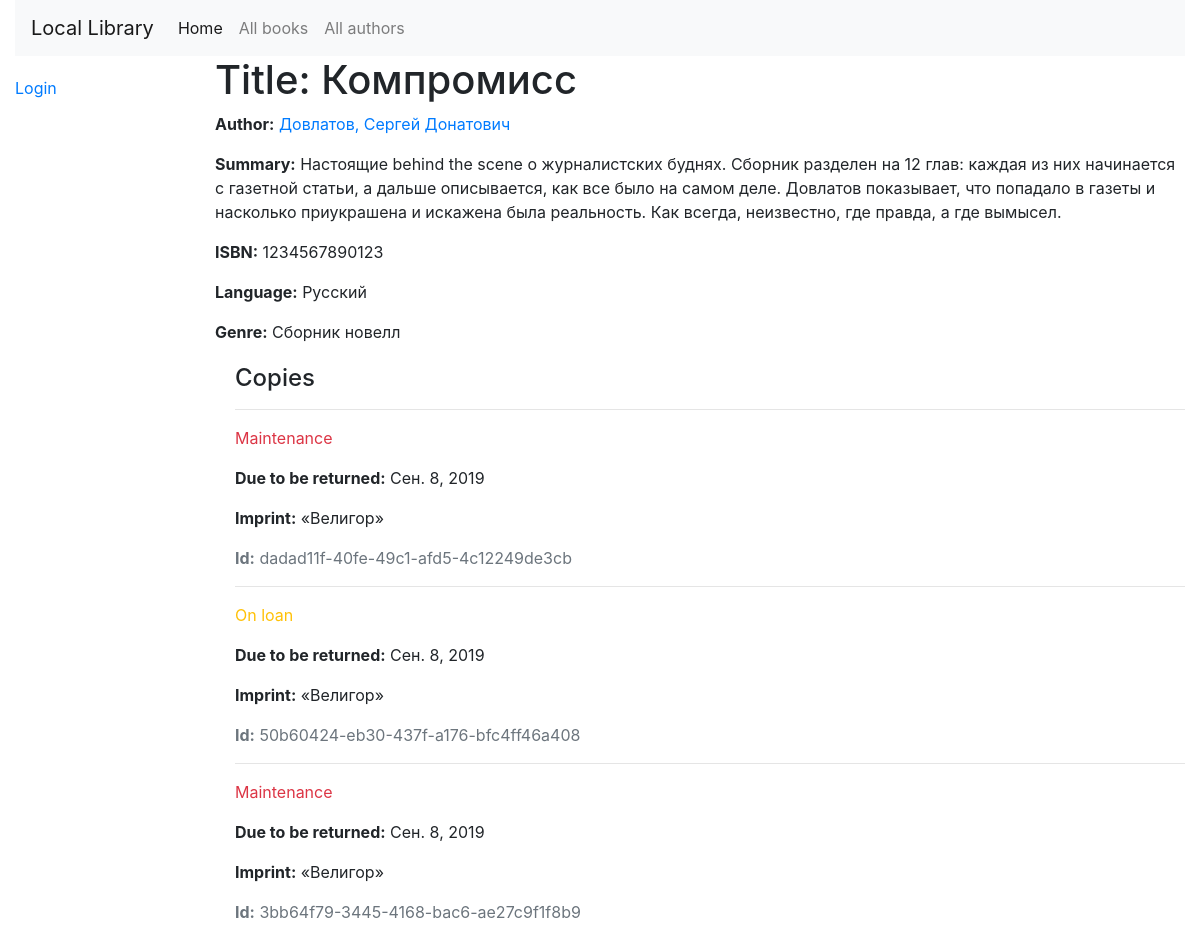
/catalog/book/1, run on the app's committed database.
### catalog/models.py (models this page shows, shortened)
class Book(models.Model):
    title = models.CharField(max_length=200)
    author = models.ForeignKey('Author', on_delete=models.SET_NULL, null=True)
    summary = models.TextField(max_length=1000, help_text="Enter a brief description of the book")
    isbn = models.CharField('ISBN', max_length=13,
                            help_text='13 Character <a href="https://www.isbn-international.org/content/what-isbn'
                                      '">ISBN number</a>')
    genre = models.ManyToManyField(Genre, help_text="Select a genre for this book")
    language = models.ForeignKey('Language', on_delete=models.SET_NULL, null=True)
    def display_genre(self):
        """Creates a string for the Genre. This is required to display genre in Admin."""
        return ', '.join([genre.name for genre in self.genre.all()[:3]])
    display_genre.short_description = 'Genre'

class Author(models.Model):
    first_name = models.CharField(max_length=100)
    last_name = models.CharField(max_length=100)
    date_of_birth = models.DateField(null=True, blank=True)
    date_of_death = models.DateField('died', null=True, blank=True)
    class Meta:
        ordering = ['last_name', 'first_name']
    def __str__(self):
        return '{0}, {1}'.format(self.last_name, self.first_name)

class Language(models.Model):
    name = models.CharField(max_length=200,
                            help_text="Enter the book's natural language (e.g. English, French, Japanese etc.)")
    def __str__(self):
        return self.name

class Genre(models.Model):
    name = models.CharField(
        max_length=200,
        help_text="Enter a book genre (e.g. Science Fiction, French Poetry etc.)"
        )
    def __str__(self):
        return self.name

class BookInstance(models.Model):
    id = models.UUIDField(primary_key=True, default=uuid.uuid4,
                          help_text="Unique ID for this particular book across whole library")
    book = models.ForeignKey('Book', on_delete=models.SET_NULL, null=True)
    imprint = models.CharField(max_length=200)
    due_back = models.DateField(null=True, blank=True)
    borrower = models.ForeignKey(User, on_delete=models.SET_NULL, null=True, blank=True)
    LOAN_STATUS = (
        ('d', 'Maintenance'),
        ('o', 'On loan'),
        ('a', 'Available'),
        ('r', 'Reserved'),
    )
    status = models.CharField(
        max_length=1,
        choices=LOAN_STATUS,
        blank=True,
        default='d',
        help_text='Book availability')
    class Meta:
        ordering = ['due_back']
        permissions = (("can_mark_returned", "Set book as returned"),)

### catalog/views.py (the view)
# urls.py: path('book/<int:pk>', views.BookDetailView.as_view(), name='book-detail'),
class BookDetailView(generic.DetailView):
    model = Book

### catalog/templates/catalog/book_detail.html
{% extends "base_generic.html" %}
{% block content %}
<h1>Title: {{ book.title }}</h1>
<p><strong>Author:</strong> <a href="{% url 'author-detail' book.author.pk %}">{{ book.author }}</a></p>
<p><strong>Summary:</strong> {{ book.summary }}</p>
<p><strong>ISBN:</strong> {{ book.isbn }}</p>
<p><strong>Language:</strong> {{ book.language }}</p>
<p><strong>Genre:</strong> {% for genre in book.genre.all %}{{genre}}{% if not forloop.last %}, {% endif %}{% endfor %}</p>
<div style="margin-left:20px;margin-top:20px">
<h4>Copies</h4>
{% for copy in book.bookinstance_set.all %}
<hr>
<p class="{% if copy.status == 'a' %}text-success{% elif copy.status == 'd' %}text-danger{% else %}text-warning{% endif %}">{{ copy.get_status_display }}</p>
{% if copy.status != 'a' %}<p><strong>Due to be returned:</strong> {{copy.due_back}}</p>{% endif %}
<p><strong>Imprint:</strong> {{copy.imprint}}</p>
<p class="text-muted"><strong>Id:</strong> {{copy.id}}</p>
{% endfor %}
</div>
{% endblock %}

### data on the page
Book: title "Компромисс", author "Довлатов, Сергей Донатович", summary "Настоящие behind the scene о журналистских буднях. Сборник разделен на 12 глав: каждая из них начинается с газетной статьи, а дальше описывается, как все было на самом деле. Довлатов показывает, что попадало в газеты и насколько приукрашена и искажена была реальность. Как всегда, неизвестно, где правда, а где вымысел.", isbn "1234567890123", language "Русский"
Genre: name "Сборник новелл"
BookInstance: status "Maintenance", due_back "Сен. 8, 2019", imprint "«Велигор»", id "dadad11f-40fe-49c1-afd5-4c12249de3cb"
BookInstance: status "On loan", due_back "Сен. 8, 2019", imprint "«Велигор»", id "50b60424-eb30-437f-a176-bfc4ff46a408"
BookInstance: status "Maintenance", due_back "Сен. 8, 2019", imprint "«Велигор»", id "3bb64f79-3445-4168-bac6-ae27c9f1f8b9"
